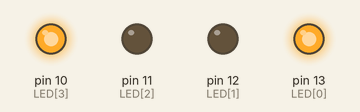
Bench run of a sketch on a simulated Arduino Uno, built with avr-gcc and run on an emulated ATmega328P. Parts: output pins drawn as LEDs (lit = HIGH).

Above: at 0.5 s.
At 3.5 s:
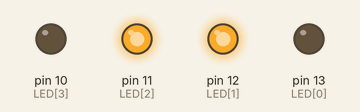
Timing chart, 0 to 4.6 s (numbered marks = the images above):
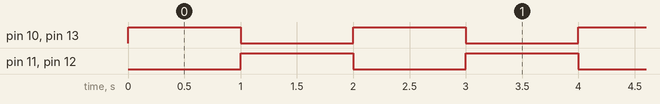

The sketch:

led_pattern3.ino
```cpp
int LED[4] = {13,12,11,10};

void setup()
{
for (int cnt=0; cnt<4; cnt++)
{
pinMode (LED[cnt], OUTPUT);
}
}
void loop()
{

  digitalWrite(13,HIGH);
  digitalWrite(10,HIGH);
  delay(1000);
  digitalWrite(13,LOW);
  digitalWrite(10,LOW);
  //////////////////////
  digitalWrite(12,HIGH);
  digitalWrite(11,HIGH);
  delay(1000);
  digitalWrite(12,LOW);
  digitalWrite(11,LOW);
}
```

Measured:
- by itself, pin 10 (LED[3]), pin 11 (LED[2]), pin 12 (LED[1]), pin 13 (LED[0]): alternates HIGH for 1.0 s and LOW for 1.0 s
- by itself, everything shown: repeats every 2.0 s, in 3 steps
